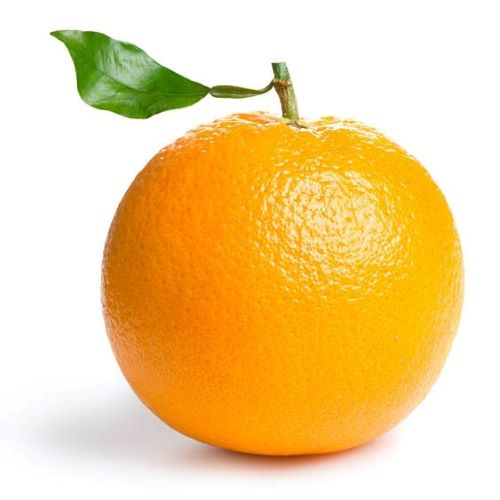
#> input picture orange.jpg, 500 x 500 px
$ jupyter execute 'pyramid image.ipynb'
#> lines starting #> are read from the running program, lines starting #| are printed output that depends on the picture
[cell 1]
import cv2
import numpy as np,sys

[cell 2]
A = cv2.imread('orange.jpg')
#> A is the input picture: shape (500, 500, 3); mean B, G, R 152.5, 211.4, 243
B = cv2.imread('orange.jpg')

[cell 3]
# generate Gaussian pyramid for A
G = A.copy()
gpA = [G]

for i in range(3):
    G = cv2.pyrDown(G)
    gpA.append(G)
#> this loop made 3 passes
#> pass 1, `G = cv2.pyrDown(G)`:
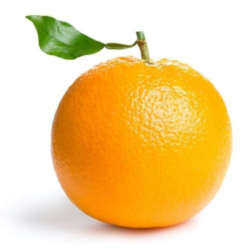
#> G: shape (250, 250, 3); mean B, G, R 152.5, 211.4, 243
#> pass 2, `G = cv2.pyrDown(G)`:
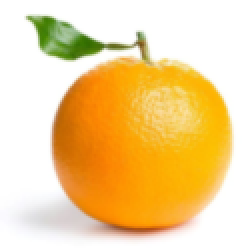
#> G: shape (125, 125, 3) (shown 2 times larger); mean B, G, R 152.5, 211.4, 243
#> pass 3, `G = cv2.pyrDown(G)`:
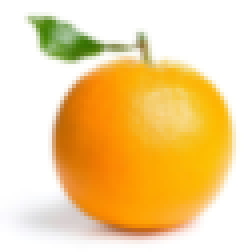
#> G: shape (63, 63, 3) (shown 4 times larger); mean B, G, R 154.1, 212.1, 243.2
#> after the loop, gpA = 4 items

[cell 4]
# generate Gaussian pyramid for B
G = B.copy()
gpB = [G]
for i in range(3):
    G = cv2.pyrDown(G)
    gpB.append(G)
#> after the loop, gpB = 4 items

[cell 5]
# generate Laplacian Pyramid for A
lpA = [gpA[3]]
for i in range(3,0,-1):
    size = (gpA[i-1].shape[1], gpA[i-1].shape[0])
    print(size)
    GE = cv2.pyrUp(gpA[i], dstsize=size)
    L = cv2.subtract(gpA[i-1],GE)
    lpA.append(L)
#> this loop made 3 passes
#> pass 1, `GE = cv2.pyrUp(gpA[i], dstsize=size)`:
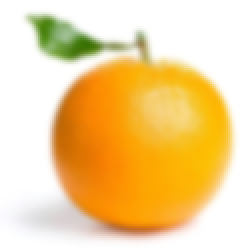
#> GE: shape (125, 125, 3) (shown 2 times larger); mean of channels 0, 1, 2 152.5, 211.4, 243.1; drawn as B, G, R
#> pass 1, `L = cv2.subtract(gpA[i-1],GE)`:
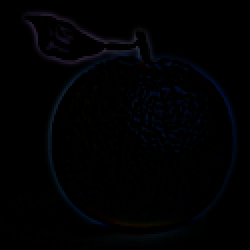
#> L: shape (125, 125, 3) (shown 2 times larger); mean of channels 0, 1, 2 2.5, 1.3, 1; drawn as B, G, R
#> pass 2, `GE = cv2.pyrUp(gpA[i], dstsize=size)`:
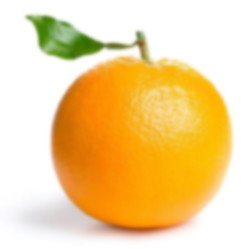
#> GE: shape (250, 250, 3); mean of channels 0, 1, 2 152.5, 211.4, 243.1; drawn as B, G, R
#> after the loop, lpA = 4 items

[cell 6]
# generate Laplacian Pyramid for B
lpB = [gpB[3]]
for i in range(3,0,-1):
    size = (gpB[i-1].shape[1], gpB[i-1].shape[0])
    print(size)
    GE = cv2.pyrUp(gpB[i], dstsize=size)
    L = cv2.subtract(gpB[i-1],GE)
    lpB.append(L)
#> this loop made 3 passes
#> pass 3, `L = cv2.subtract(gpB[i-1],GE)`:
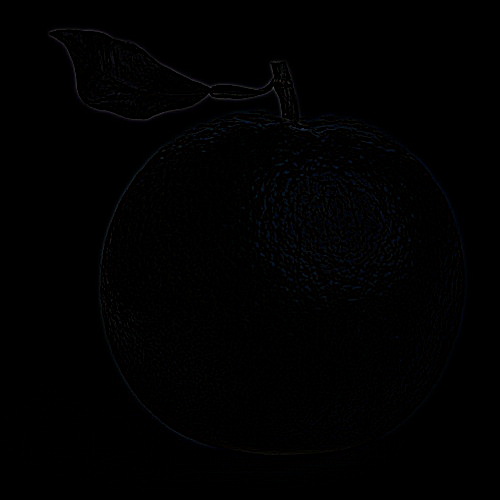
#> L: shape (500, 500, 3); mean of channels 0, 1, 2 1.2, 1, 0.9; drawn as B, G, R
#> after the loop, lpB = 4 items

[cell 7]
# Now add left and right halves of images in each level
LS = []

for la,lb in zip(lpA,lpB):
    print(la.shape, lb.shape)
#> this loop made 4 passes
#| (63, 63, 3) (63, 63, 3)
#| (125, 125, 3) (125, 125, 3)
#| (250, 250, 3) (250, 250, 3)
#| (500, 500, 3) (500, 500, 3)

for la,lb in zip(lpA,lpB):
    rows,cols, dpt = la.shape
    ls = np.hstack((la[:, 0:int(cols/2)], lb[:, int(cols/2):]))
    LS.append(ls)
#> this loop made 4 passes
#> (rows, cols) on passes 1 to 4: (63, 63), (125, 125), (250, 250), (500, 500)
#> after the loop, LS = 4 items

[cell 8]
# now reconstruct
ls_ = LS[1]

for i in range(2,4):
    print(LS[i].shape)
    ls_ = cv2.pyrUp(ls_)
    ls_ = cv2.add(ls_, LS[i])
#> this loop made 2 passes
#> pass 2, `ls_ = cv2.add(ls_, LS[i])`:
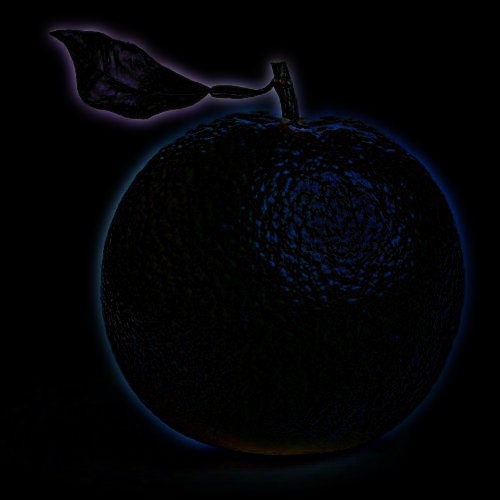
#> ls_: shape (500, 500, 3); mean of channels 0, 1, 2 5.4, 3.4, 2.7; drawn as B, G, R

# image with direct connecting each half
real = np.hstack((A[:,:int(cols/2)],B[:,int(cols/2):]))
cv2.imwrite('Pyramid_blending2.jpg',ls_)
cv2.imwrite('Direct_blending.jpg',real)
#> Out = True
